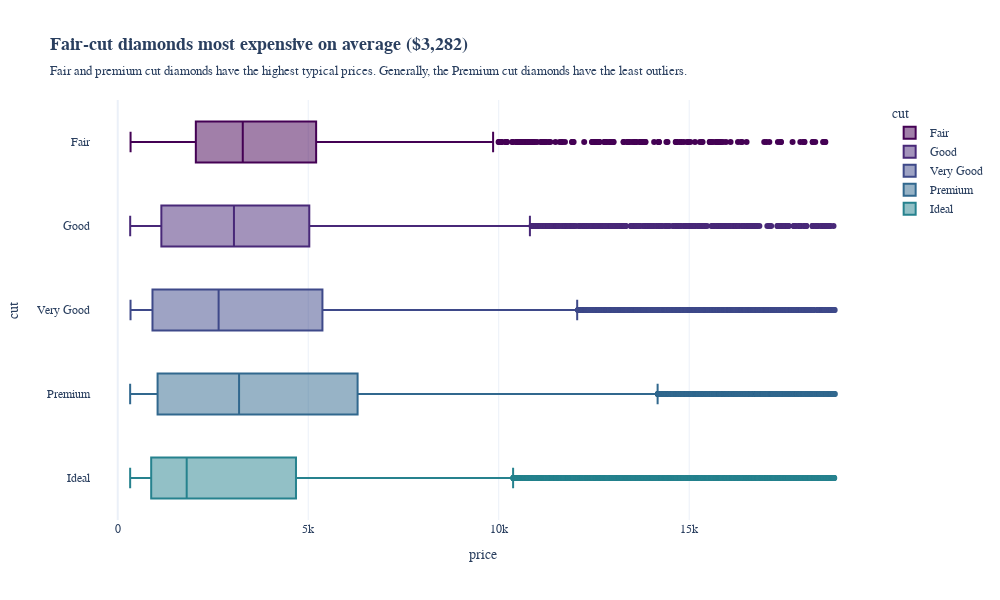

Here is the notebook cell this chart was saved with:
### Markdown cell above
#### Example 5

### Code cell
fig = px.box(
    df_diamonds,
    x = "price",
    y = "cut",
    category_orders={
        "cut": ["Fair", "Good", "Very Good", "Premium", "Ideal"]
    },
    color = "cut",
    width = 1000,
    height = 600,
    template = "plotly_white",
    title = "<b>Fair-cut diamonds most expensive on average ($3,282)<b>",
    subtitle = "Fair and premium cut diamonds have the highest typical prices. Generally, the Premium cut diamonds have the least outliers.",
    color_discrete_sequence=px.colors.sequential.Viridis
)
# Font customization
fig.update_layout(
    font_family = "Helvetica",
    title_font_family = "Georgia",
    title_font_size = 18
)

### Figure 1 — Plotly figure (JSON) as saved in the notebook; plotly's stock layout.template omitted (floating-point values rounded to 4 significant figures; data arrays with more than 128 entries replaced by an {"elided": "..."} marker saying what was removed)
{"data": [{"alignmentgroup": "True", "hovertemplate": "cut=%{y}<br>price=%{x}<extra></extra>", "legendgroup": "Fair", "marker": {"color": "#440154"}, "name": "Fair", "notched": false, "offsetgroup": "Fair", "orientation": "h", "showlegend": true, "type": "box", "x": {"elided": "1610 int values"}, "x0": " ", "xaxis": "x", "y": {"elided": "1610 str values"}, "y0": " ", "yaxis": "y"}, {"alignmentgroup": "True", "hovertemplate": "cut=%{y}<br>price=%{x}<extra></extra>", "legendgroup": "Good", "marker": {"color": "#482878"}, "name": "Good", "notched": false, "offsetgroup": "Good", "orientation": "h", "showlegend": true, "type": "box", "x": {"elided": "4906 int values"}, "x0": " ", "xaxis": "x", "y": {"elided": "4906 str values"}, "y0": " ", "yaxis": "y"}, {"alignmentgroup": "True", "hovertemplate": "cut=%{y}<br>price=%{x}<extra></extra>", "legendgroup": "Very Good", "marker": {"color": "#3e4989"}, "name": "Very Good", "notched": false, "offsetgroup": "Very Good", "orientation": "h", "showlegend": true, "type": "box", "x": {"elided": "12082 int values"}, "x0": " ", "xaxis": "x", "y": {"elided": "12082 str values"}, "y0": " ", "yaxis": "y"}, {"alignmentgroup": "True", "hovertemplate": "cut=%{y}<br>price=%{x}<extra></extra>", "legendgroup": "Premium", "marker": {"color": "#31688e"}, "name": "Premium", "notched": false, "offsetgroup": "Premium", "orientation": "h", "showlegend": true, "type": "box", "x": {"elided": "13791 int values"}, "x0": " ", "xaxis": "x", "y": {"elided": "13791 str values"}, "y0": " ", "yaxis": "y"}, {"alignmentgroup": "True", "hovertemplate": "cut=%{y}<br>price=%{x}<extra></extra>", "legendgroup": "Ideal", "marker": {"color": "#26828e"}, "name": "Ideal", "notched": false, "offsetgroup": "Ideal", "orientation": "h", "showlegend": true, "type": "box", "x": {"elided": "21551 int values"}, "x0": " ", "xaxis": "x", "y": {"elided": "21551 str values"}, "y0": " ", "yaxis": "y"}], "layout": {"boxmode": "overlay", "font": {"family": "Helvetica"}, "height": 600, "legend": {"title": {"text": "cut"}, "tracegroupgap": 0}, "title": {"font": {"family": "Georgia", "size": 18}, "subtitle": {"text": "Fair and premium cut diamonds have the highest typical prices. Generally, the Premium cut diamonds have the least outliers."}, "text": "<b>Fair-cut diamonds most expensive on average ($3,282)<b>"}, "width": 1000, "xaxis": {"anchor": "y", "domain": [0, 1], "title": {"text": "price"}}, "yaxis": {"anchor": "x", "categoryarray": ["Ideal", "Premium", "Very Good", "Good", "Fair"], "categoryorder": "array", "domain": [0, 1], "title": {"text": "cut"}}}}
